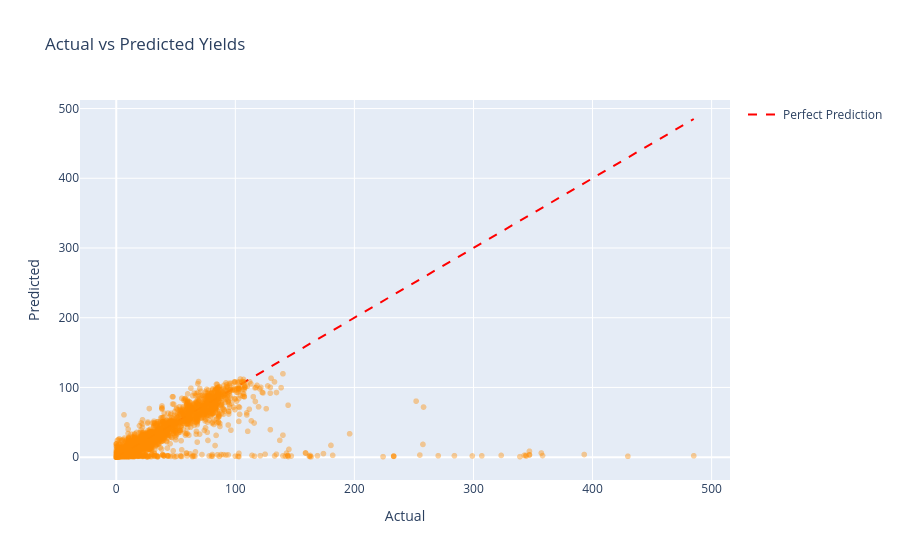

The cell this chart's notebook holds for it:
### Markdown cell above
## 5. Actual vs Predicted
Visualizing the correlation between actual and predicted yields.

### Code cell
fig = px.scatter(plot_df, x='Actual', y='Predicted', opacity=0.4, title='Actual vs Predicted Yields', color_discrete_sequence=['darkorange'])
fig.add_trace(go.Scatter(x=[0, plot_df['Actual'].max()], y=[0, plot_df['Actual'].max()], mode='lines', line=dict(color='red', dash='dash'), name='Perfect Prediction'))
fig.show()

### Figure 1 — Plotly figure (JSON) as saved in the notebook; plotly's stock layout.template omitted (floating-point values rounded to 4 significant figures; data arrays with more than 128 entries replaced by an {"elided": "..."} marker saying what was removed)
{"data": [{"hovertemplate": "Actual=%{x}<br>Predicted=%{y}<extra></extra>", "legendgroup": "", "marker": {"color": "darkorange", "opacity": 0.4, "symbol": "circle"}, "mode": "markers", "name": "", "showlegend": false, "type": "scattergl", "x": {"elided": "35614 float values"}, "xaxis": "x", "y": {"elided": "35614 float values"}, "yaxis": "y"}, {"line": {"color": "red", "dash": "dash"}, "mode": "lines", "name": "Perfect Prediction", "type": "scatter", "x": [0, 485.0], "y": [0, 485.0]}], "layout": {"legend": {"tracegroupgap": 0}, "title": {"text": "Actual vs Predicted Yields"}, "xaxis": {"anchor": "y", "domain": [0.0, 1.0], "title": {"text": "Actual"}}, "yaxis": {"anchor": "x", "domain": [0.0, 1.0], "title": {"text": "Predicted"}}}}
